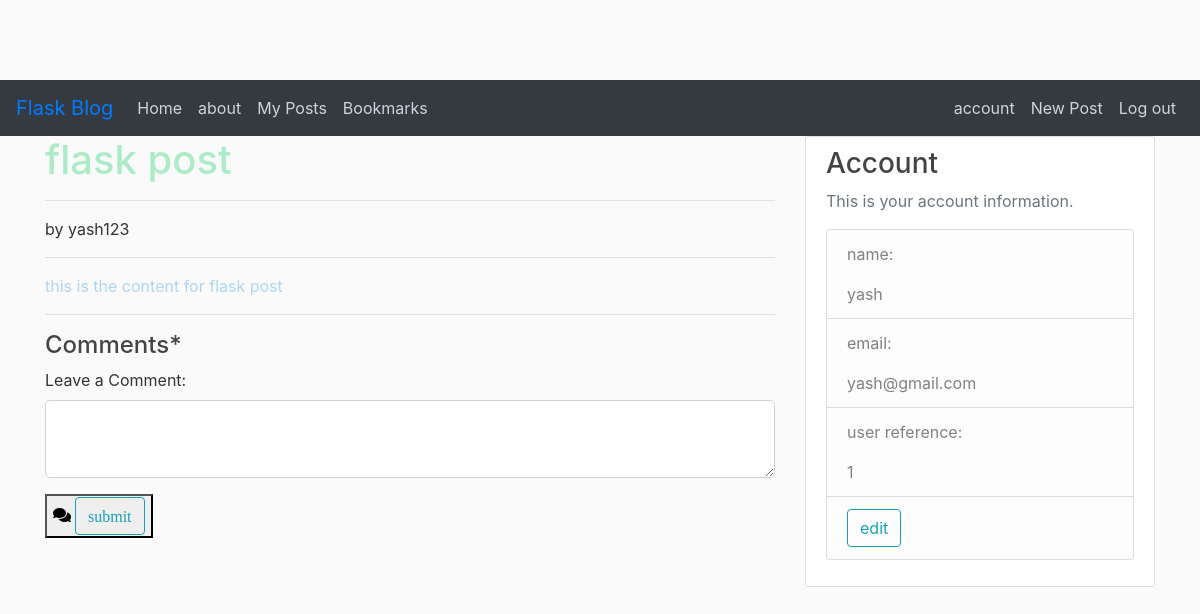
The app's page /post/4 (signed in) with its own data.
### flaskblog/models.py (models this page shows, shortened)
class Post(db.Model):
	id = db.Column(db.Integer, primary_key = True)
	title = db.Column(db.String(100), nullable = False)
	summary = db.Column(db.String(100), nullable = False)
	date_posted = db.Column(db.DateTime, nullable = False, default=datetime.utcnow)
	content = db.Column(db.Text, nullable = False)
	user_id = db.Column(db.Integer, db.ForeignKey('user.id'), nullable = False)
	upvotes = db.Column(db.Integer, default=0)
	downvotes = db.Column(db.Integer, default=0)
	comments = db.relationship('Comment', secondary=post_comments, backref=db.backref('posted_on', lazy='dynamic'))

class User(db.Model, UserMixin):
	id = db.Column(db.Integer, primary_key = True)
	username = db.Column(db.String(20), unique = True, nullable = False)
	email = db.Column(db.String(120), unique = True, nullable = False)
	image_file = db.Column(db.String(20), nullable = False, default = 'default.jpg')
	password = db.Column(db.String(60), nullable = False)
	posts = db.relationship('Post', backref = 'author', lazy = True)
	bookmarks = db.relationship('Post', secondary=user_bookmarks, backref=db.backref('users', lazy='dynamic'))
	comments = db.relationship('Comment', backref = 'commenter', lazy= True)
	messages = db.relationship('Message', backref = 'sender', lazy = 'dynamic', foreign_keys = 'Message.uidsender')
	receiver = db.relationship('Message', backref = 'received', lazy = 'dynamic', foreign_keys = 'Message.uidreceiver')

### flaskblog/routes.py (the view, shortened to what this page needs)
@app.route("/post/<int:post_id>", methods=['GET', 'POST'])
@login_required
def post_display(post_id):
	test_id = post_id
	post = Post.query.get(int(post_id))
	coms = post.comments
	form = CommentForm()
	x = current_user.id
	return render_template('display_post.html', title='post.id', post = post, comments = coms, form = form)

### flaskblog/forms.py
class CommentForm(FlaskForm):
	text = TextAreaField('Leave a Comment:', validators=[Length(min=5, max=600)])
	submit = SubmitField('submit')

### flaskblog/models.py (called while the page is built)
@login_manager.user_loader
def load_user(user_id):
	return User.query.get(int(user_id))

### flaskblog/templates/display_post.html (shortened to what this page needs)
 {% extends "layout.html" %}
{% block content %}
    <h1 style="color:#ABEBC6;">{{ post.title }}</h1>
    <hr>
    <p>by {{ post.author.username }}</p>
    <hr>
    <p class="article-content" style="color:#AED6F1;">{{ post.content }}<p>
    <hr>
    <h4>Comments*</h4>
    <form method="POST" action="" enctype="multipart/form-data">
      <fieldset class="form-group">
          <div class="form-row">
            <div class="col">
                {{ form.text.label(class="form-control-label") }}
                {{ form.text(class="form-control form-control-lg") }}
              </div>
            </div>
        </fieldset>
      <div class="form-group">
        <button type="submit"><i class="fa fa-comments">
        {{ form.submit(class="btn btn-outline-info") }}
        </i></button>
      </div>
    </form>
{% endblock content %}

### flaskblog/templates/layout.html (shortened to what this page needs)
<!DOCTYPE html>
<html>
<head>
      <link rel="stylesheet" href="https://maxcdn.bootstrapcdn.com/bootstrap/4.0.0/css/bootstrap.min.css">
      <link rel="stylesheet" href="https://use.fontawesome.com/releases/v5.7.0/css/all.css">
    <link rel="stylesheet" type="text/css" href="{{ url_for('static', filename='main.css') }}">
</head>
<body>
    <header class="site-header">
      <nav class="navbar navbar-expand-lg navbar-primary bg-dark">
        <a class="navbar-brand" href="#">Flask Blog</a>
        <div class="collapse navbar-collapse" id="navbarNav">
          <ul class="navbar-nav">
            <li class="nav-item active">
              <a class="nav-link" href="{{ url_for('home') }}">Home <span class="sr-only">(current)</span></a>
            </li>
            <li class="nav-item">
              <a class="nav-link" href="{{ url_for('about') }}">about</a>
            </li>
            {% if current_user.is_authenticated %}
              <li class="nav-item"><a class = "nav-link" href="{{ url_for('myposts') }}">My Posts</a></li>
              <li class="nav-item"><a class = "nav-link" href="{{ url_for('bookmarks', user_id = current_user.id) }}">Bookmarks</a></li>
            {% endif %}
          </ul>
        </div>
            <ul class="nav navbar-nav navbar-right">
              {% if current_user.is_authenticated %}
                <li class="nav-item"><a class = "nav-link" href="{{ url_for('account') }}">account</a></li>
                <li class="nav-item"><a class = "nav-link" href="{{ url_for('new') }}">New Post</a></li>
                <li class="nav-item"><a class = "nav-link" href="{{ url_for('logout') }}">Log out</a></li>
              {% else %}
                <li class="nav-item"><a class = "nav-link" href="{{ url_for('register') }}">sign up</a></li>
                <li class="nav-item"><a class = "nav-link" href="{{ url_for('login') }}">Log in</a></li>
              {% endif %}
          </ul>
      </nav>
    </header>
    <main role="main" class="container">
      <div class="row">
        <div class="col-md-8">
          {% block content %}{% endblock %}
        </div>
        {% if current_user.is_authenticated %}
          <div class="col-md-4">
            <div class="content-section">
              <h3>Account</h3>
              <p class='text-muted'>This is your account information.
                <ul class="list-group">
                  <li class="list-group-item list-group-item-light"><p>name: </p>{{current_user.username}}</li>
                  <li class="list-group-item list-group-item-light"><p>email: </p>{{current_user.email}}</li>
                  <li class="list-group-item list-group-item-light"><p>user reference: </p>{{current_user.id}}</li>
                  <li class="list-group-item list-group-item-light"><a href="{{ url_for('account') }}" class="btn btn-outline-info">edit</a></li>
                </ul>
              </p>
            </div>
          </div>
        {% endif %}
      </div>
    </main>
</body>
</html>

### flaskblog/static/main.css (style rules this page uses)
body { background: #fafafa; color: #333333; margin-top: 5rem; }
h1, h2, h3, h4, h5, h6 { color: #444444; }
.site-header .navbar-nav .nav-link { color: #cbd5db; }
.content-section { background: #ffffff; padding: 10px 20px; border: 1px solid #dddddd; border-radius: 3px; margin-bottom: 20px; }
.article-content { white-space: pre-line; }

### records on screen
Post: title "flask post", content "this is the content for flask post"
User: author.username "yash123"
User: username "yash", email "yash@gmail.com", id "1"
